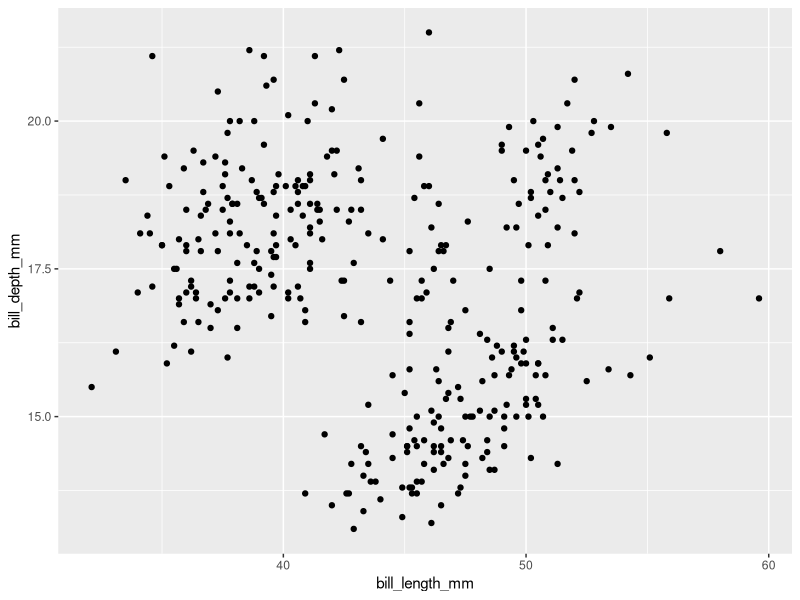
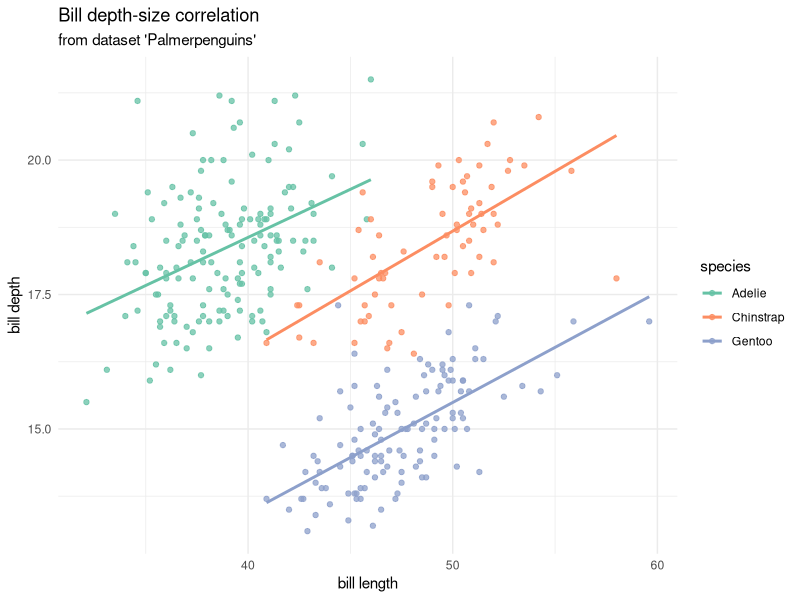

Generate these figures, in order, with R:
## ---- chunk 1
#| include: false
library(tidyverse)
## ---- chunk 2
library(palmerpenguins)
class(penguins)
## ---- chunk 3
tibb <- tibble(
  a = runif(3),
  b = rnorm(3),
  prod = a * b,    # рефернсинг до попередніх колонок у процесі створення
  let = letters[1:3])
tibb
## ---- chunk 4
tribb <- tribble(
  ~spec, ~val,  ~sex,
  "a",   0.12,   "M",
  "a",   14,     "F",
  "b",   0.123,  "I")
tribb
## ---- chunk 5
#| include: false
wide_exaple <- tibble(
  ID = c(1, 2, 3),
  Name = c("Subj A", "Subj B", "Subj X"),
  Drug_A = c(85, 72, 90),
  Drug_B = c(78, 80, 88),
  Placebo = c(95, 88, 84)
)
## ---- chunk 6
wide_exaple
## ---- chunk 7
long_example <- wide_exaple |> 
  pivot_longer(
    cols = 3:5,
    names_to = "Treatment",
    values_to = "Score"
  )
## ---- chunk 8
long_example
## ---- chunk 9
iris |> filter(Sepal.Length > 6.5 & Petal.Length < 4.5)
## ---- chunk 10
iris |> arrange(Sepal.Length, Petal.Length) |> head(4)
## ---- chunk 11
iris |> distinct(Species)
## ---- chunk 12
iris |> mutate(Petal.lw.ratio = Petal.Length / Petal.Width) |> head(2)
## ---- chunk 13
iris |> relocate(Species, .before = everything()) |> head(2)
## ---- chunk 14
iris |> rename(Plant.Species = Species) |> head(2)
## ---- chunk 15
iris |> select(Sepal.Length, Petal.Length) |> head(2)
## ---- chunk 16
iris |> group_by(Species) |> head(3)
## ---- chunk 17
iris |> 
  group_by(Species) |> 
  summarise(mean_sepal_len = mean(Sepal.Length), n = n())
## ---- chunk 18
iris |> 
  group_by(Species) |> 
  summarise(across(where(is.numeric), mean), n = n())
## ---- chunk 19
penguins |> filter(if_all(3:6, is.na))
## ---- chunk 20
# базовий варіант map() є функціонально ідентичним lapply() 
str(lapply(1:3, function(x) rnorm(x)))
str(map(1:3, function(x) rnorm(x)))
## ---- chunk 21
penguins |> 
  ggplot(aes(x = bill_length_mm, y = bill_depth_mm)) +
  geom_point()
## ---- chunk 22
penguins |> 
  ggplot(aes(bill_length_mm, bill_depth_mm, color = species)) + # ще одна естетика
  geom_point(alpha = .75) +   
  geom_smooth(method = lm, se = F) + # додаткова геометрія
  labs(x = "bill length", y = "bill depth", title = "Bill depth-size correlation",
       subtitle = "from dataset 'Palmerpenguins'") +
  scale_color_brewer(palette = "Set2") +
  theme_minimal()
